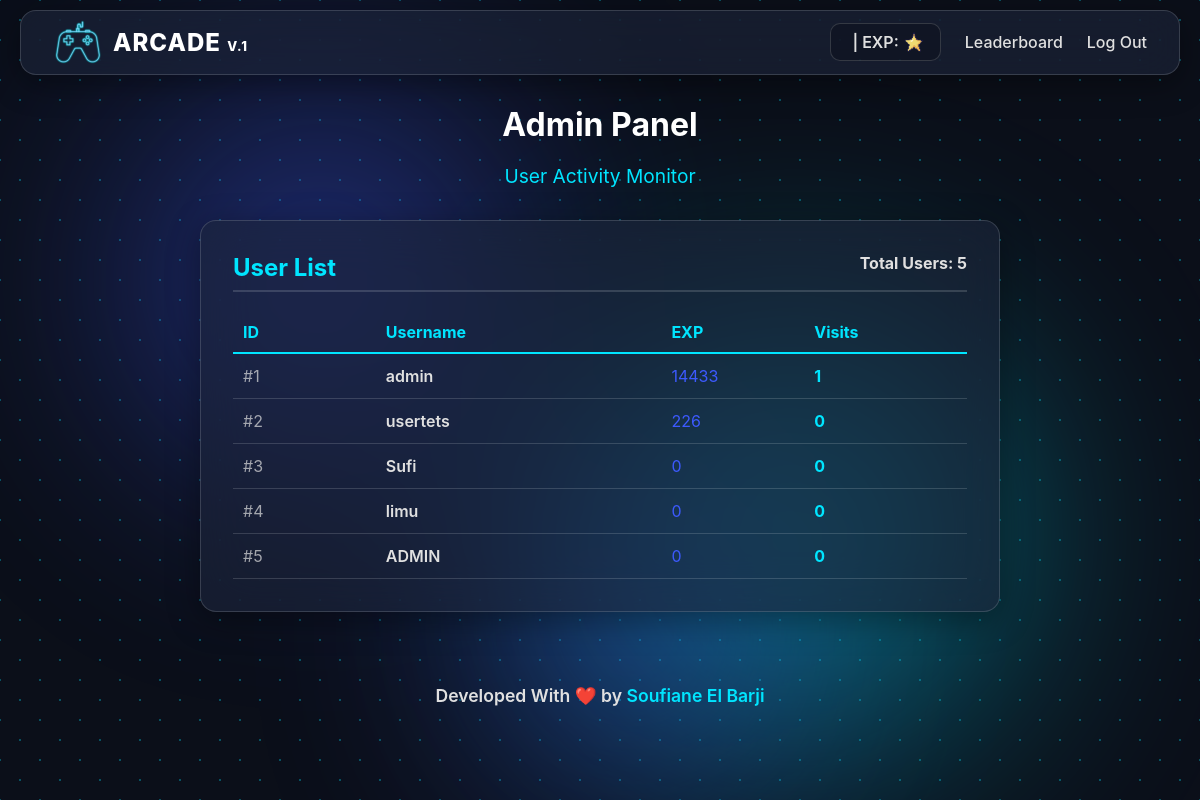
Page /admin (signed in) on the earlier database version.
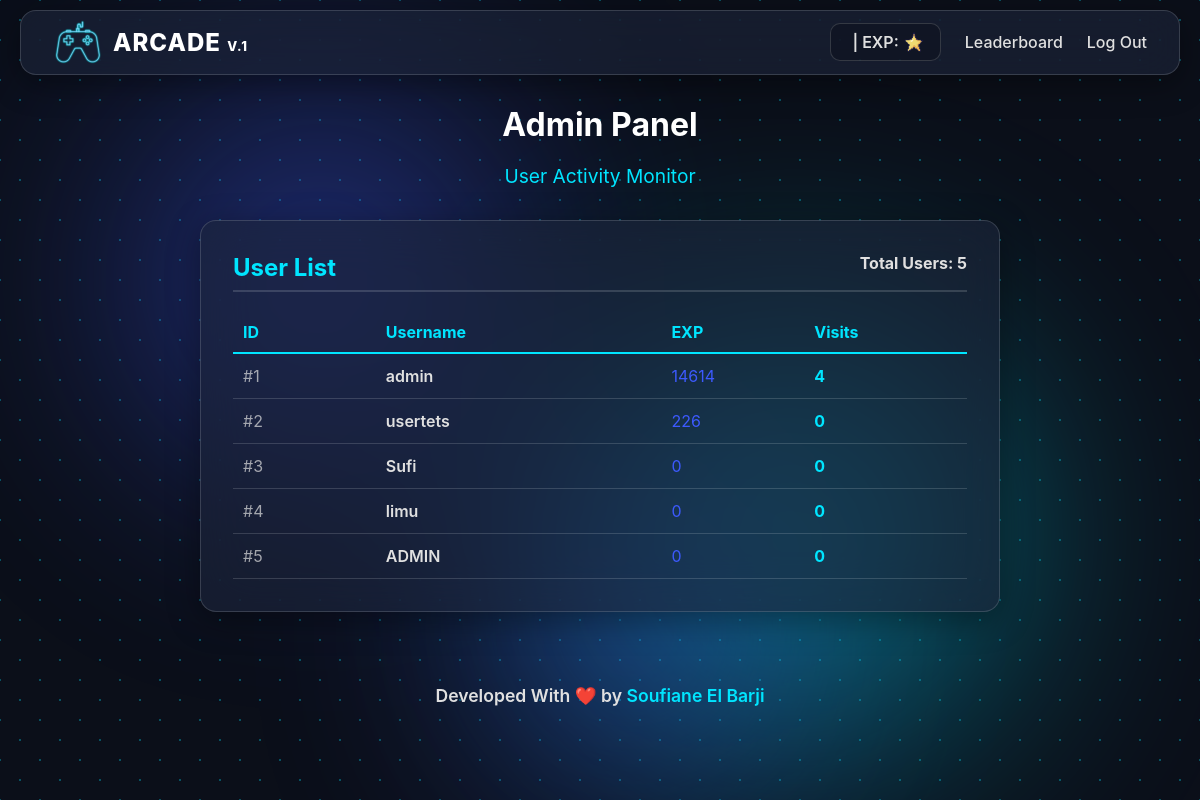
Same page on the later database version.
### tables this page shows
CREATE TABLE users (
    id INTEGER PRIMARY KEY AUTOINCREMENT NOT NULL,
    username TEXT NOT NULL UNIQUE,
    hash TEXT NOT NULL,
    total_exp INTEGER NOT NULL DEFAULT 0
, access_count INTEGER DEFAULT 0);

### app.py (the view)
@app.route("/admin")
@login_required
def admin():
    user_rows = db.execute("SELECT username FROM users WHERE id = ?", session["user_id"])
    if not user_rows:
        return redirect("/")
    if user_rows[0]["username"] != "admin":
        return render_template("index.html") # Or redirect to home
    try:
        all_users = db.execute("SELECT * FROM users ORDER BY access_count DESC")
    except Exception:
        all_users = db.execute("SELECT * FROM users")
    return render_template("admin.html", users=all_users)

### app.py (called while the page is built)
@app.after_request
def after_request(response):
    response.headers["Cache-Control"] = "no-cache, no-store, must-revalidate"
    response.headers["Expires"] = 0
    response.headers["Pragma"] = "no-cache"
    return response

### helpers.py (called while the page is built)
def login_required(f):
    @wraps(f)
    def decorated_function(*args, **kwargs):
        if session.get("user_id") is None:
            return redirect("/login")
        return f(*args, **kwargs)
    return decorated_function

### templates/admin.html (shortened to what this page needs)
{% extends "layout.html" %}
{% block main %}
<div class="header">
    <h1>Admin Panel</h1>
    <p>User Activity Monitor</p>
</div>
<div class="leaderboard-container" style="max-width: 800px;">
    <div class="leaderboard-card glass-effect">
        <h2 style="display: flex; justify-content: space-between;">
            <span>User List</span>
            <span style="font-size: 1rem; color: var(--text-color);">Total Users: {{ users|length }}</span>
        </h2>
        <div style="display: grid; grid-template-columns: 1fr 2fr 1fr 1fr; padding: 10px; border-bottom: 2px solid var(--secondary-color); font-weight: bold; color: var(--secondary-color);">
            <span>ID</span>
            <span>Username</span>
            <span>EXP</span>
            <span>Visits</span>
        </div>
        <div class="user-list" style="max-height: 500px; overflow-y: auto;">
            {% for user in users %}
                <div style="display: grid; grid-template-columns: 1fr 2fr 1fr 1fr; padding: 12px 10px; border-bottom: 1px solid var(--border-color-light); align-items: center;">
                    <span style="opacity: 0.7;">#{{ user.id }}</span>
                    <span class="username" style="font-weight: 600;">{{ user.username }}</span>
                    <span style="color: var(--primary-color);">{{ user.total_exp }}</span>
                    <span style="color: var(--secondary-color); font-weight: bold;">{{ user.access_count }}</span>
                </div>
            {% else %}
                <div style="padding: 2rem; text-align: center;">No users found.</div>
            {% endfor %}
        </div>
    </div>
</div>
{% endblock %}

### templates/layout.html (shortened to what this page needs)
<!DOCTYPE html>
<html lang="en">
<head>
    <link href="/static/styles.css" rel="stylesheet">
</head>
<body>
    <div class="background-lights">
        <div class="light light-1"></div>
        <div class="light light-2"></div>
        <div class="light light-3"></div>
    </div>
    <nav class="glass-effect">
        <div style="display: flex; flex-direction: row; align-items: center; gap: 10px;">
            <a href="/"><img src="/static/assets/LOGO-1.png" alt="LOGO" height="50px"></a>
            <a class="logo" href="/">ARCADE <span style="font-size: small;">V.1</span></a>
        </div>
        <div class="nav-right">
            {% if session.user_id %}
                <span id="user-info" style="display: flex; flex-direction: row; align-items: center; gap: 5px;">
                    <strong>{{ username }}</strong> | EXP: {{ exp }}
                    <img src="/static/assets/STAR.png" alt="EXPs-Star" width="20px">
                </span>
                <a href="/leaderboard">Leaderboard</a>
                <a href="/logout">Log Out</a>
            {% else %}
                <a href="/login">Log In</a>
                <a href="/register">Register</a>
            {% endif %}
        </div>
    </nav>
    <main>
        {% block main %}{% endblock %}
    </main>
    <footer>
        <p>Developed With ❤️ by <a href="https://github.com/soufiane-elbarji">Soufiane El Barji</a></p>
    </footer>
</body>
</html>

### static/styles.css (style rules this page uses)
:root { --bg-color: #0b0f19; --card-bg: rgba(29, 38, 59, 0.6); --border-color-light: rgba(255, 255, 255, 0.15); --text-color: #e0e0e0; --heading-color: #ffffff; --primary-color: #3d5afe; --secondary-color: #00e5ff; --danger-color: #dc3545; --input-bg: rgba(37, 37, 37, 0.6); --input-border: rgba(85, 85, 85, 0.6); --body-font: -apple-system, BlinkMacSystemFont, 'Segoe UI', Roboto, Oxygen, Ubuntu, Cantarell, 'Open Sans', 'Helvetica Neue', sans-serif; }
*, *::before, *::after { box-sizing: border-box; }
body { background-color: var(--bg-color); color: var(--text-color); font-family: var(--body-font); position: relative; transition: background-color 0.3s ease, color 0.3s ease; margin: 0; padding-top: 100px; min-height: 100vh; overflow-x: hidden; background-image: radial-gradient(rgba(0, 229, 255, 0.315) 1px, transparent 1px), radial-gradient(rgba(0, 229, 255, 0.315) 1px, transparent 1px); background-position: 0 0, 20px 20px; background-size: 40px 40px; }
img, canvas { max-width: 100%; height: auto; display: block; }
.background-lights { position: fixed; top: 0; left: 0; width: 100%; height: 100%; overflow: hidden; z-index: -1; pointer-events: none; }
.light { position: absolute; border-radius: 50%; filter: blur(120px); opacity: 0.4; transition: transform 0.5s ease-out; }
.light-1 { width: 400px; height: 400px; background: var(--primary-color); top: 10%; left: 10%; }
.light-2 { width: 450px; height: 450px; background: var(--secondary-color); bottom: 5%; right: 15%; }
.light-3 { width: 300px; height: 300px; background: var(--primary-color); top: 60%; left: 40%; }
.glass-effect { background-color: var(--card-bg) !important; backdrop-filter: blur(25px); -webkit-backdrop-filter: blur(25px); border: 1px solid var(--border-color-light) !important; border-radius: 1rem; box-shadow: 0 8px 32px 0 rgba(0, 0, 0, 0.37); }
main { padding: 1.5rem; width: 100%; max-width: 1200px; margin: auto; position: relative; z-index: 2; }
nav { position: fixed; top: 10px; left: 20px; right: 20px; display: flex; justify-content: space-between; align-items: center; padding: 0.4rem 2rem; z-index: 100; }
nav .logo { font-size: 1.5rem; font-weight: 800; color: var(--heading-color); text-decoration: none; letter-spacing: 1px; }
nav .nav-right { display: flex; align-items: center; gap: 1.5rem; }
nav .nav-right a { text-decoration: none; color: var(--text-color); font-weight: 500; transition: color 0.2s; }
#user-info { font-weight: 600; color: var(--text-color); padding: 0.5rem 1rem; background: rgba(0, 0, 0, 0.2); border-radius: 10px; border: 1px solid var(--border-color-light); }
.header { text-align: center; margin-bottom: 3rem; }
.header h1 { font-size: 2.5rem; margin-bottom: 0.5rem; color: var(--heading-color); }
.header p { font-size: 1.2rem; color: var(--secondary-color); }
.leaderboard-container { max-width: 600px; margin: 2rem auto; }
.leaderboard-card { padding: 2rem; }
.leaderboard-card h2 { margin-top: 0; color: var(--secondary-color); border-bottom: 2px solid var(--border-color-light); padding-bottom: 0.5rem; }
footer { text-align: center; padding: 0; margin: 1rem 0; color: var(--text-color); font-size: 1.1rem; font-weight: 600; position: relative; z-index: 2; }
footer a { color: var(--secondary-color); text-decoration: none; }
@media screen and (max-height: 900px), screen and (max-width: 1200px) { body { padding-top: 60px; } }
@media screen and (max-height: 900px), screen and (max-width: 1200px) { .header h1 { font-size: 2rem; } }
@media screen and (max-height: 900px), screen and (max-width: 1200px) { .header { margin-bottom: 2rem; } }

Differences in the rows shown:
changed users "admin": total_exp "14433" → "14614"; access_count "1" → "4"
